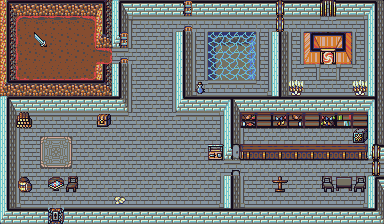

A 2D game scene composited from a Tiled map and its tileset images. What follows is a short description and the map's XML, with every tile layer's data as written:
An orthogonal 24x14 tile map with 16x16 px tiles, 5 tile layers (Base, Walls, Decorations, Collectables, ...).

<map version="1.2" tiledversion="1.2.1" orientation="orthogonal" renderorder="right-down" width="24" height="14" tilewidth="16" tileheight="16" infinite="0" nextlayerid="6" nextobjectid="1">
 <tileset firstgid="1" name="dawnlike-level-16x16" tilewidth="16" tileheight="16" tilecount="2784" columns="48">
  <image source="../../sprites/dawnlike-level-16x16.png" width="768" height="928" />
 </tileset>
 <layer id="1" name="Base" width="24" height="14">
  <data encoding="csv">
0,0,0,0,0,0,0,0,0,0,0,0,0,0,0,0,0,0,0,0,1106,0,0,0,
0,635,779,779,779,923,0,0,626,770,770,1298,770,1298,1298,1298,770,1298,770,1298,866,1298,914,0,
0,683,827,827,827,971,0,0,674,818,962,0,1106,657,753,849,1106,0,1106,0,0,0,1106,0,
0,683,827,827,827,827,1355,1298,818,818,962,0,1106,705,801,897,1106,0,1106,0,0,0,1106,0,
0,731,875,875,875,1019,0,0,674,818,962,0,1106,705,801,897,1106,0,674,914,866,626,962,0,
0,0,0,0,0,0,0,0,674,818,962,0,722,1298,1298,1298,1010,0,722,866,866,866,1010,0,
0,0,0,0,0,0,0,0,674,818,962,0,0,0,0,0,0,0,674,818,818,818,962,0,
0,626,770,770,770,770,770,770,818,818,818,770,770,914,0,1466,1463,1465,1467,1463,1464,1469,1463,0,
0,674,818,818,818,818,818,818,818,818,818,818,818,962,0,674,818,818,818,818,818,818,962,0,
0,674,818,818,818,818,818,818,818,818,818,818,818,962,0,674,818,818,818,818,818,818,818,0,
0,674,818,818,818,818,818,818,818,818,818,818,818,818,1298,818,818,818,818,818,818,818,818,1298,
0,674,818,818,818,818,818,818,818,818,818,818,818,962,0,674,818,818,818,818,818,818,962,0,
0,722,866,818,866,866,866,866,866,866,866,866,866,1010,0,722,866,866,866,866,866,866,1010,0,
0,0,0,1058,0,0,0,0,0,0,0,0,0,0,0,0,0,0,0,0,0,0,0,0
</data>
 </layer>
 <layer id="4" name="Walls" width="24" height="14">
  <data encoding="csv">
14,158,158,158,158,158,254,1,145,145,145,145,145,145,145,145,145,145,145,145,956,145,145,241,
62,0,0,0,0,0,62,49,0,0,0,0,0,0,0,0,0,720,0,0,0,0,0,49,
62,0,0,0,0,0,206,193,0,0,0,49,0,0,0,0,0,49,0,27,555,267,0,49,
62,0,0,0,0,0,0,0,0,0,0,49,0,0,0,0,0,49,0,123,1340,315,0,49,
62,0,0,0,0,0,62,49,0,0,0,49,0,0,0,0,0,49,0,0,0,0,0,49,
110,158,158,158,158,158,302,49,0,0,0,49,0,0,0,0,0,49,0,0,0,0,0,49,
1,145,145,145,145,145,145,289,0,0,0,97,145,145,433,145,145,529,145,145,145,145,145,577,
49,1327,0,0,0,0,2290,0,0,0,0,0,0,0,49,0,0,0,0,0,0,0,0,49,
49,0,0,0,0,0,0,0,0,0,0,0,0,0,49,0,0,0,0,0,0,0,2340,49,
49,0,0,0,0,0,0,0,0,0,0,0,0,1386,193,1415,1416,1416,1416,1416,1416,1416,1417,97,
49,0,0,0,0,0,0,0,0,0,0,0,0,0,0,0,0,0,0,0,0,0,0,816,
49,2300,0,1560,1561,0,0,0,0,0,0,0,0,0,49,0,0,1409,0,0,1562,1563,1564,1,
49,0,0,0,0,0,0,0,0,0,0,0,0,0,49,0,0,0,0,0,0,0,0,49,
97,145,145,671,145,145,145,145,145,145,145,145,145,145,529,145,145,145,145,145,145,145,145,289
</data>
 </layer>
 <layer id="3" name="Decorations" width="24" height="14">
  <data encoding="csv">
0,0,0,0,0,0,0,0,0,0,0,670,0,0,0,0,0,720,0,0,0,0,0,0,
0,0,0,0,0,0,0,0,0,0,0,0,0,0,0,0,0,0,0,0,0,0,0,0,
0,0,0,0,0,0,0,670,0,0,0,0,0,0,0,0,0,0,0,0,0,0,0,0,
0,0,0,0,0,0,0,0,0,0,0,0,0,0,0,0,0,0,0,0,0,0,0,0,
0,0,0,0,0,0,0,0,0,0,0,0,0,0,0,0,0,0,0,0,0,0,0,0,
0,0,0,0,0,0,0,0,0,0,0,0,0,0,0,0,0,0,1195,0,0,0,1195,0,
0,0,0,0,0,0,0,0,0,0,0,0,0,0,0,0,0,0,0,0,0,0,0,0,
0,0,0,0,0,0,0,0,0,0,0,0,0,0,0,0,0,0,0,0,0,0,0,0,
0,0,1438,1439,1440,0,0,0,0,0,0,0,0,0,0,0,0,0,0,0,0,0,0,0,
0,0,1486,1487,1488,0,0,0,0,0,0,0,0,0,766,0,0,0,0,0,0,0,0,816,
0,0,1534,1535,1536,0,0,0,0,0,0,0,0,0,0,0,0,0,0,0,0,0,0,0,
0,0,0,0,0,0,0,0,0,0,0,0,0,0,0,0,0,0,0,0,0,0,0,0,
0,0,0,0,0,0,0,0,0,0,0,0,0,0,0,0,0,0,0,0,0,0,0,0,
0,0,0,0,0,0,0,0,0,0,0,0,0,0,0,0,0,0,0,0,0,0,0,0
</data>
 </layer>
 <layer id="2" name="Collectables" width="24" height="14">
  <data encoding="csv">
0,0,0,0,0,0,0,0,0,0,0,0,0,0,0,0,0,0,0,0,0,0,0,0,
0,0,0,0,0,0,0,0,0,0,0,0,0,0,0,0,0,0,0,0,0,0,0,0,
0,0,2048,0,0,0,0,0,0,0,0,0,0,0,0,0,0,0,0,0,0,0,0,0,
0,0,0,0,0,0,0,0,0,0,0,0,0,0,0,0,0,0,0,0,0,0,0,0,
0,0,0,0,0,0,0,0,0,0,0,0,0,0,0,0,0,0,0,0,0,0,0,0,
0,0,0,0,0,0,0,0,0,0,0,0,1688,0,0,0,0,0,0,0,0,0,0,0,
0,0,0,0,0,0,0,0,0,0,0,0,0,0,0,0,0,0,0,0,0,0,0,0,
0,0,0,0,0,0,0,0,0,0,0,0,0,0,0,0,0,0,0,0,0,0,0,0,
0,0,0,0,0,0,0,0,0,0,0,0,0,0,0,0,0,0,0,0,0,0,0,0,
0,0,0,0,0,0,0,0,0,0,0,0,0,0,0,0,0,0,0,0,0,0,0,0,
0,0,0,0,0,0,0,0,0,0,0,0,0,0,0,0,0,0,0,0,0,0,0,0,
0,0,0,1858,0,0,0,0,0,0,0,0,0,0,0,0,0,0,0,0,0,0,0,0,
0,0,0,0,0,0,0,1917,0,0,0,0,0,0,0,0,0,0,0,0,0,0,0,0,
0,0,0,0,0,0,0,0,0,0,0,0,0,0,0,0,0,0,0,0,0,0,0,0
</data>
 </layer>
 <layer id="5" name="Foreground" width="24" height="14">
  <data encoding="csv">
0,0,0,0,0,0,0,0,0,0,0,0,0,0,0,0,0,0,0,0,0,0,0,0,
0,0,0,0,0,0,0,0,0,0,0,718,0,0,0,0,0,0,0,0,0,0,0,0,
0,0,0,0,0,0,0,0,0,0,0,0,0,0,0,0,0,0,0,0,0,0,0,0,
0,0,0,0,0,0,0,718,0,0,0,0,0,0,0,0,0,0,0,0,0,0,0,0,
0,0,0,0,0,0,0,0,0,0,0,0,0,0,0,0,0,0,0,0,0,0,0,0,
0,0,0,0,0,0,0,0,0,0,0,0,0,0,0,0,0,0,0,0,0,0,0,0,
0,0,0,0,0,0,0,0,0,0,0,0,0,0,0,0,0,0,0,0,0,0,0,0,
0,0,0,0,0,0,0,0,0,0,0,0,0,0,0,0,0,0,0,0,0,0,0,0,
0,0,0,0,0,0,0,0,0,0,0,0,0,0,0,0,0,0,0,0,0,0,0,0,
0,0,0,0,0,0,0,0,0,0,0,0,0,0,0,0,0,0,0,0,0,0,0,0,
0,0,0,0,0,0,0,0,0,0,0,0,0,0,814,0,0,0,0,0,0,0,0,0,
0,0,0,0,0,0,0,0,0,0,0,0,0,0,0,0,0,0,0,0,0,0,0,0,
0,0,0,0,0,0,0,0,0,0,0,0,0,0,0,0,0,0,0,0,0,0,0,0,
0,0,0,0,0,0,0,0,0,0,0,0,0,0,0,0,0,0,0,0,0,0,0,0
</data>
 </layer>
</map>